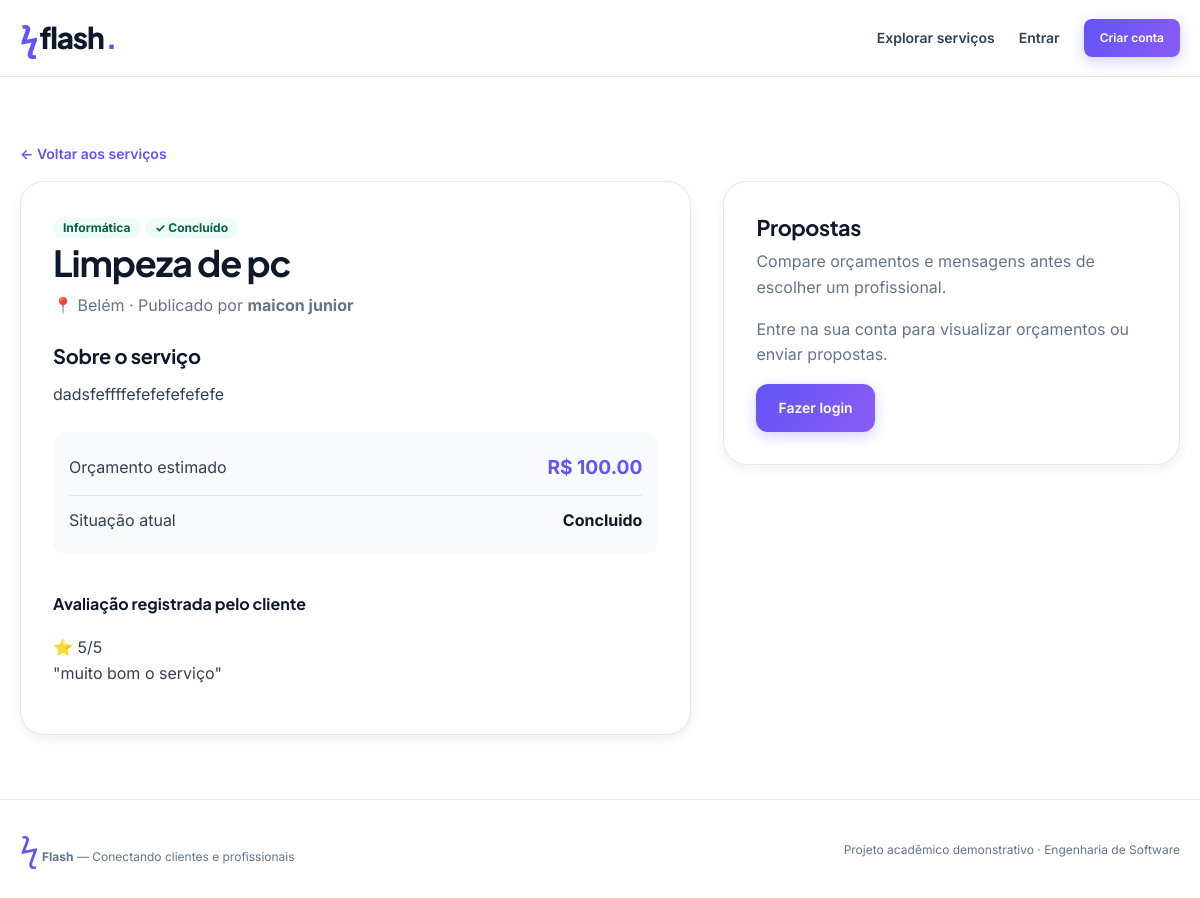
The page /servico/1 on the database its author committed.
### tables this page shows
CREATE TABLE jobs (id INTEGER PRIMARY KEY, client_id INTEGER NOT NULL REFERENCES users(id), title TEXT NOT NULL, category TEXT NOT NULL, description TEXT NOT NULL, city TEXT NOT NULL, budget REAL NOT NULL CHECK(budget>0), status TEXT NOT NULL DEFAULT 'aberto' CHECK(status IN ('aberto','contratado','concluido')), hired_proposal_id INTEGER, created_at TEXT NOT NULL DEFAULT CURRENT_TIMESTAMP);

CREATE TABLE users (id INTEGER PRIMARY KEY, name TEXT NOT NULL, email TEXT UNIQUE NOT NULL, password TEXT NOT NULL, role TEXT NOT NULL CHECK(role IN ('cliente','profissional')), city TEXT NOT NULL);

CREATE TABLE reviews (id INTEGER PRIMARY KEY, job_id INTEGER UNIQUE NOT NULL REFERENCES jobs(id), professional_id INTEGER NOT NULL REFERENCES users(id), rating INTEGER NOT NULL CHECK(rating BETWEEN 1 AND 5), comment TEXT NOT NULL);

### app.py (the view)
@app.route('/servico/<int:job_id>')
def job_detail(job_id):
    with conn() as db:
        job=db.execute('SELECT j.*,u.name client_name FROM jobs j JOIN users u ON u.id=j.client_id WHERE j.id=?',(job_id,)).fetchone()
        if not job: abort(404)
        proposals=db.execute('SELECT p.*,u.name professional_name,coalesce((SELECT round(avg(r.rating),1) FROM reviews r WHERE r.professional_id=u.id),0) avg_rating FROM proposals p JOIN users u ON u.id=p.professional_id WHERE p.job_id=? ORDER BY p.amount',(job_id,)).fetchall()
        review=db.execute('SELECT * FROM reviews WHERE job_id=?',(job_id,)).fetchone()
        dispute_record=db.execute('SELECT * FROM disputes WHERE job_id=?',(job_id,)).fetchone()
        progress_record=db.execute('SELECT * FROM progress WHERE job_id=?',(job_id,)).fetchone()
        assigned_id=hired_professional(db,job)
    return render_template('detail.html',job=job,proposals=proposals,review=review,dispute_record=dispute_record,progress_record=progress_record,assigned_id=assigned_id)

### app.py (called while the page is built)
def conn():
    db=sqlite3.connect(DB); db.row_factory=sqlite3.Row; db.execute('PRAGMA foreign_keys=ON'); return db

@app.after_request
def security_headers(response):
    response.headers['X-Content-Type-Options'] = 'nosniff'
    response.headers['Referrer-Policy'] = 'strict-origin-when-cross-origin'
    response.headers['X-Frame-Options'] = 'DENY'
    response.headers['Permissions-Policy'] = 'camera=(), microphone=(), geolocation=()'
    return response

@app.before_request
def csrf_guard():
    if 'csrf' not in session: session['csrf']=secrets.token_urlsafe(24)
    if request.method=='POST' and not secrets.compare_digest(session['csrf'], request.form.get('csrf','')): abort(400)

@app.context_processor
def globals_for_templates(): return dict(me=current_user(), categories=CATEGORIES, csrf=session.get('csrf'))

def current_user():
    if not session.get('uid'): return None
    with conn() as db: return db.execute('SELECT id,name,email,role,city FROM users WHERE id=?',(session['uid'],)).fetchone()

def hired_professional(db, job):
    if not job['hired_proposal_id']: return None
    row=db.execute('SELECT professional_id FROM proposals WHERE id=? AND job_id=?',(job['hired_proposal_id'],job['id'])).fetchone()
    return row['professional_id'] if row else None

### templates/detail.html (shortened to what this page needs)
{% extends 'base.html' %}
{% from 'components/_status_tag.html' import status_badge %}
{% block content %}
<section class="container section">
  <div class="nav-breadcrumbs">
    <a class="back" href="{{ url_for('jobs') }}">← Voltar aos serviços</a>
  </div>
  <div class="detail-grid">
    <article class="panel job-main-panel">
      <div class="job-header-meta">
        <span class="tag tag-{{ job.status or 'aberto' }}">{{ job.category }}</span>
        {{ status_badge(job.status) }}
      </div>
      <h1 class="job-title">{{ job.title }}</h1>
      <p class="job-publisher-meta muted">
        📍 {{ job.city }} · Publicado por <strong>{{ job.client_name }}</strong>
      </p>
      <div class="job-content-section">
        <h3>Sobre o serviço</h3>
        <p class="description">{{ job.description }}</p>
      </div>
      <div class="job-summary-box">
        <div class="summary">
          <span>Orçamento estimado</span>
          <strong class="highlight-val">R$ {{ '%.2f'|format(job.budget) }}</strong>
        </div>
        <div class="summary">
          <span>Situação atual</span>
          <strong>{{ job.status|capitalize }}</strong>
        </div>
      </div>
      {% if review %}
        <div class="completed-review space-top">
          <h4>Avaliação registrada pelo cliente</h4>
          <div class="review-card">
            <span class="stars-display">⭐ {{ review.rating }}/5</span>
            <p class="review-text">"{{ review.comment }}"</p>
          </div>
        </div>
      {% endif %}
    </article>
    <aside class="panel proposals-aside">
      <h2>Propostas</h2>
      <p class="muted">Compare orçamentos e mensagens antes de escolher um profissional.</p>
      {% if me and (me.id == job.client_id or me.role == 'profissional') %}
        <div class="proposals-list">
          {% for p in proposals %}
            {% if me.id == job.client_id or me.id == p.professional_id %}
              <div class="proposal {% if job.hired_proposal_id == p.id %}proposal-hired{% endif %}">
                <div class="cardfoot">
                  <strong>
                    <a href="{{ url_for('professional_profile', user_id=p.professional_id) }}" class="pro-link" title="Ver perfil do profissional">
                      {{ p.professional_name }} ↗
                    </a>
                  </strong>
                  <b class="proposal-price">R$ {{ '%.2f'|format(p.amount) }}</b>
                </div>
                <div class="proposal-rating">
                  <small class="muted">
                    ⭐ {{ p.avg_rating if p.avg_rating else 'Novo profissional' }}
                  </small>
                </div>
                <p class="proposal-body">{{ p.message }}</p>
                {% if job.hired_proposal_id == p.id %}
                  <span class="tag tag-status tag-contratado">Contratado ✓</span>
                {% elif me.id == job.client_id and job.status == 'aberto' %}
                  <form method="post" action="{{ url_for('hire', job_id=job.id, proposal_id=p.id) }}" class="hire-form">
                    <input type="hidden" name="csrf" value="{{ csrf }}">
                    <button class="btn btn-small" type="submit">Escolher profissional</button>
                  </form>
                {% endif %}
              </div>
            {% endif %}
          {% else %}
            <p class="muted empty-note">Nenhuma proposta visível para este pedido ainda.</p>
          {% endfor %}
        </div>
      {% else %}
        <div class="auth-gate">
          <p class="muted">Entre na sua conta para visualizar orçamentos ou enviar propostas.</p>
          <a class="btn" href="{{ url_for('login') }}">Fazer login</a>
        </div>
      {% endif %}
    </aside>
  </div>
</section>
{% endblock %}

### rows shown on the page
jobs: category "Informática", title "Limpeza de pc", city "Belém", description "dadsfeffffefefefefefefe", budget "100.00", status "Concluido"
users: client_name "maicon junior"
reviews: rating "5", comment "muito bom o serviço"
